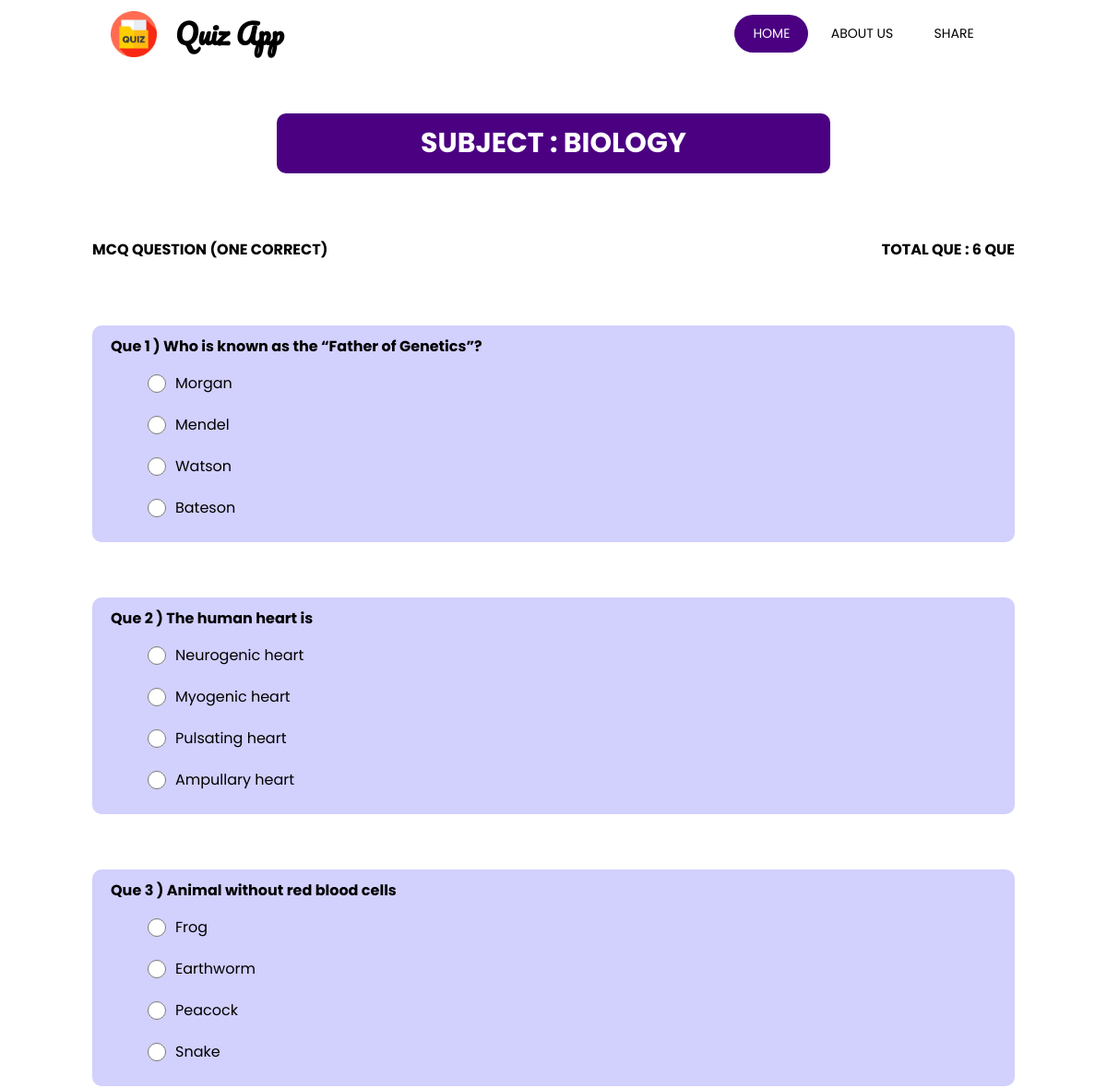
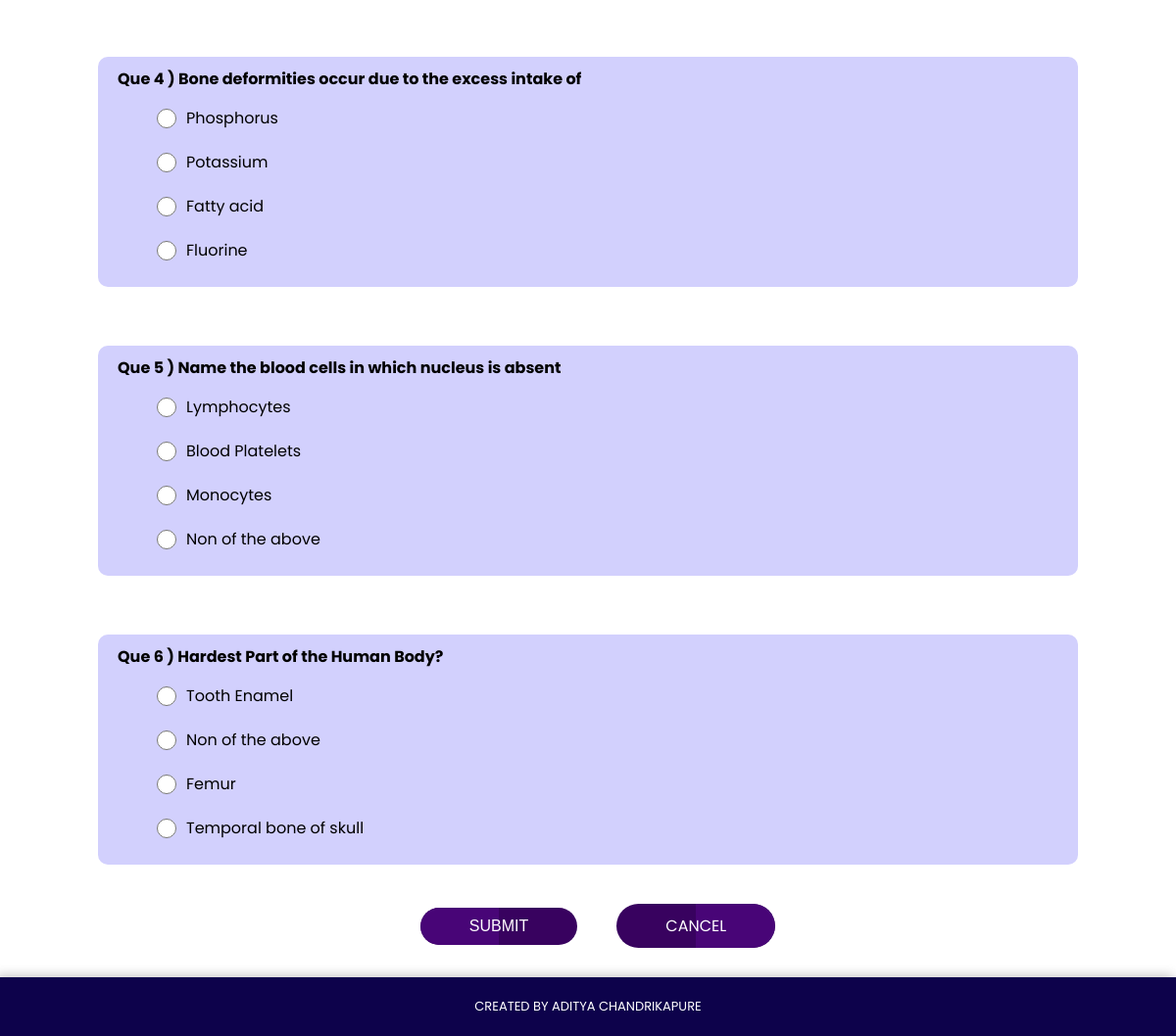
The app's page /questions/2 with its own data (2 pictures, top to bottom).
### quiz/models.py (models this page shows, shortened)
class Subject(models.Model):
    name = models.CharField( max_length=50)
    def __str__(self):
        return self.name

class Question(models.Model):
    subject = models.ForeignKey(Subject,on_delete=models.CASCADE)
    question = models.CharField(max_length=1000)
    option_1 = models.CharField(max_length=500, null= True , blank=True , default="Non of the above")
    option_2 = models.CharField(max_length=500, null= True , blank=True , default="Non of the above")
    option_3 = models.CharField(max_length=500, null= True , blank=True , default="Non of the above")
    option_4 = models.CharField(max_length=500, null= True , blank=True , default="Non of the above")
    answer = models.CharField(max_length=50,default="any of them" )

### quiz/views.py (the view, shortened to what this page needs)
# urls.py: path('questions/<str:pk>',views.questions,name='question'),
def questions(request,pk):
    subject = Subject.objects.get(id = pk)
    questions = Question.objects.all()
    questions = questions.filter(subject = subject)
    datas = []
    return render(request,'question.html',{'questions':questions,"subject":subject,'total':len(questions)})

### templates/question.html (shortened to what this page needs)
{% extends 'main.html' %}
{% load static %}
{% block css_link %}
 <link rel="stylesheet" href="{% static 'css/question.css' %}">
{% endblock css_link %}
{% block menu %}
     <div class="menu_block">
            <ul>
                <li class="active"><a href="{% url 'home' %}">Home</a></li>
                <li><a href="{% url 'about' %}" style="color: black;" >About Us</a></li>
                <li><a href="#" style="color: black;">Share</a></li>
            </ul>
        </div>
{% endblock menu %}
{% block body %}
        <div class="main__block">
            <div class="heading">
                <h2>Subject : <span>{{subject}}</span></h2>
            </div>
            <div class="que_info_block">
                <h4>MCQ Question (one Correct)</h4>
                <h4>Total Que : {{total}} Que</h4>
            </div>
            <div class="questions_items">
                <form action="/ans/" method="POST">
                    {% if questions %}
                            {% for question in questions %}
                            <div class="question_block">
                                <h4>Que {{forloop.counter}} ) {{question.question}}</h4>
                                <div class="option_block">
                                    <div class="option">
                                        <input type="radio" name="{{question.id}}" id="" value="{{question.option_1}}"><span class="options">{{question.option_1}}</span>
                                    </div>
                                    <div class="option">
                                        <input type="radio" name="{{question.id}}" id="" value="{{question.option_2}}"><span class="options">{{question.option_2}}</span>
                                    </div>
                                    <div class="option">
                                        <input type="radio" name="{{question.id}}" id="" value="{{question.option_3}}"><span class="options">{{question.option_3}}</span>
                                    </div>
                                    <div class="option">
                                        <input type="radio" name="{{question.id}}" id="" value="{{question.option_4}}"><span class="options">{{question.option_4}}</span>
                                    </div>
                                </div>
                            </div>
                            {% endfor %}
                    {% endif %}
                <div class="btn_block">
                    <button type="submit"> Submit </button>
                    <a href="{% url 'home' %}">Cancel</a>
                </div>
            </form>
            </div>
        </div>
{% endblock body %}

### static/css/question.css (style rules this page uses)
.main__block { width: 100%; min-height: 100vh; display: flex; flex-direction: column; align-items: center; }
.main__block .heading { width: 50%; display: flex; justify-content: center; align-items: center; margin: 50px auto; text-transform: uppercase; font-weight: 600; font-size: 20px; background:indigo; color: white; padding: 10px; border-radius: 10px; }
.main__block .que_info_block { width: 100%; padding: 20px 100px; display: flex; justify-content: space-between; text-transform: uppercase; }
.main__block .questions_items { width: 100%; }
.main__block .questions_items form { width: 100%; padding: 20px 100px; display: flex; flex-direction: column; }
.questions_items .question_block { flex: 1; display: block; background-color: #d2d0fd; width: 100%; margin: 30px auto; padding: 10px 20px; border-radius: 10px; }
.main__block .questions_items .question_block .option_block { display: flex; flex-direction: column; margin: 5px 30px; }
.question_block .option_block .option { margin: 10px; display: flex; justify-content: left; align-items: center; }
.question_block .option_block .option input { display: inline-block; width: 20px; height: 20px; cursor: pointer; }
.question_block .option_block .option span { display: inline-block; padding: 0px 10px; }
.main__block .questions_items form .btn_block { width: 100%; margin: 10px; display: flex; justify-content: center; align-items: center; }
form .btn_block button { text-align: center; margin: 0px 20px; padding: 10px 50px; border-radius: 30px; background-color: rgb(56, 2, 95); color: white; border: none; font-size: 16px; text-transform: uppercase; cursor: pointer; z-index: 1; position: relative; overflow: hidden; }
form .btn_block button::before { content: ""; position: absolute; top: 0; left: 0; width: 50%; height: 100%; border-radius: 30px 0 0 30px; background-color: rgb(72, 5, 119); transition: all 0.5s ease; z-index: -1; }
form .btn_block button::after { content: ""; position: absolute; top: 0; right: 0; width: 100%; height: 0; border-radius:0px 30px 30px 0px; background-color: rgb(72, 5, 119); transition: all 0.5s ease; z-index: -1; }
form .btn_block a { background-color: rgb(56, 2, 95); color: white; border-radius: 30px; padding: 10px 50px; font-size: 16px; margin: 0px 20px; text-transform: uppercase; position: relative; z-index: 1; overflow: hidden; }
.main__block .questions_items form .btn_block a::before { content: ""; position: absolute; top: 0; left: 0; width: 50%; height: 0%; border-radius: 30px 0 0 30px; background-color: rgb(72, 5, 119); transition: all 0.5s ease; z-index: -1; }
.main__block .questions_items form .btn_block a::after { content: ""; position: absolute; top: 0; right: 0; width: 50%; height: 100%; border-radius:0px 30px 30px 0px; background-color: rgb(72, 5, 119); transition: all 0.5s ease; z-index: -1; }

### static/css/main.css (style rules this page uses)
* { padding: 0; margin: 0; box-sizing: border-box; }
body { min-height: 100vh; width: 100%; font-family: 'Poppins', sans-serif; }
a { text-decoration: none; color: black; }
.navbar .menu_block { flex: 0.3; margin: auto 20px; }
.navbar .menu_block ul { display: flex; justify-content: space-evenly; }
.navbar .menu_block ul li { text-transform: uppercase; list-style: none; font-size: 14px; padding: 10px 20px; transition: all 0.5s ease; }
.navbar .menu_block ul li a { color: white; }
.navbar .menu_block ul li.active { background-color: indigo; border-radius: 30px; }
.navbar .menu_block ul li.active a { color: white; }
.main__block { min-height: 80vh; width: 100%; }

### records on screen
Subject: name "BIOLOGY"
Question: question "Who is known as the “Father of Genetics”?", option_1 "Morgan", option_2 "Mendel", option_3 "Watson", option_4 "Bateson"
Question: question "The human heart is", option_1 "Neurogenic heart", option_2 "Myogenic heart", option_3 "Pulsating heart", option_4 "Ampullary heart"
Question: question "Animal without red blood cells", option_1 "Frog", option_2 "Earthworm", option_3 "Peacock", option_4 "Snake"
Question: question "Bone deformities occur due to the excess intake of", option_1 "Phosphorus", option_2 "Potassium", option_3 "Fatty acid", option_4 "Fluorine"
Question: question "Name the blood cells in which nucleus is absent", option_1 "Lymphocytes", option_2 "Blood Platelets", option_3 "Monocytes", option_4 "Non of the above"
Question: question "Hardest Part of the Human Body?", option_1 "Tooth Enamel", option_2 "Non of the above", option_3 "Femur", option_4 "Temporal bone of skull"

### other values on screen
{{ total }} "6"
